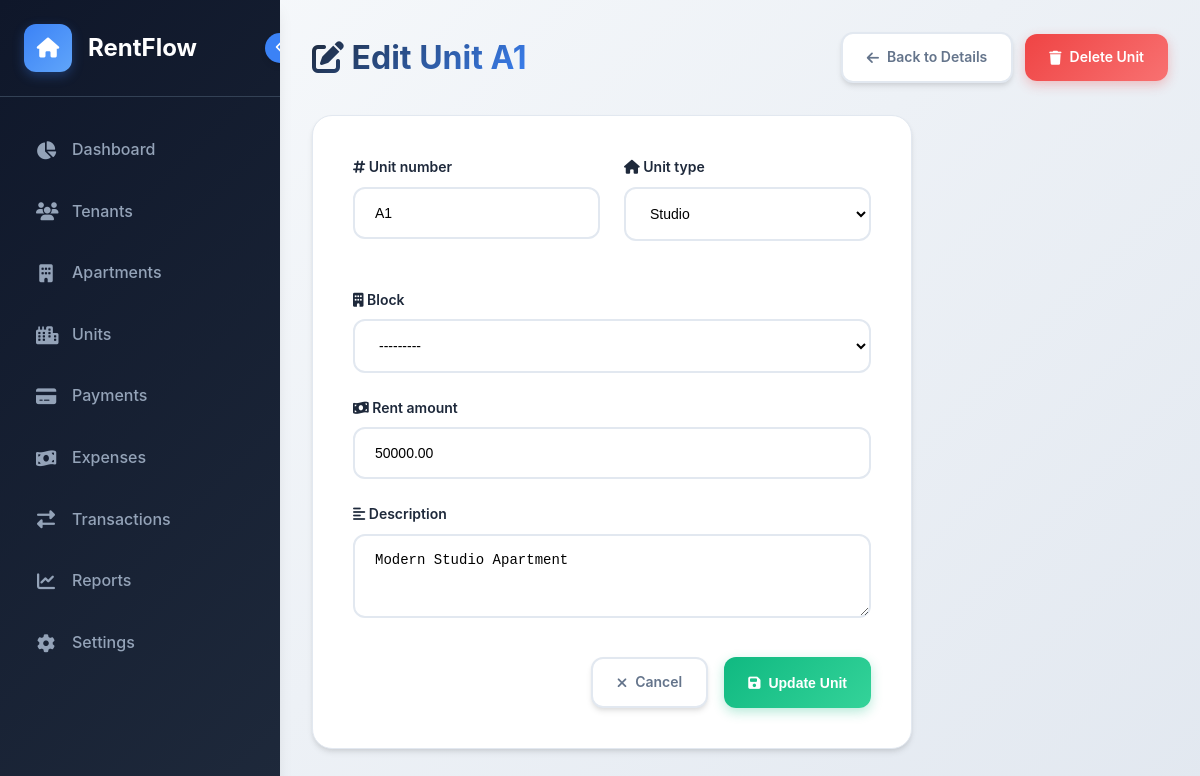
The page /units/1/edit/ on the database its author committed.
### rentals/models.py (models this page shows, shortened)
class Unit(models.Model):
    UNIT_TYPES = [
        ('studio', 'Studio'),
        ('1br', '1 Bedroom'),
        ('2br', '2 Bedroom'),
        ('3br', '3 Bedroom'),
        ('4br', '4 Bedroom'),
    ]
    STATUS_CHOICES = [
        ('vacant', 'Vacant'),
        ('occupied', 'Occupied'),
        ('maintenance', 'Under Maintenance'),
    ]
    unit_number = models.CharField(max_length=10, unique=True)
    unit_type = models.CharField(max_length=10, choices=UNIT_TYPES)
    rent_amount = models.DecimalField(max_digits=10, decimal_places=2)
    description = models.TextField(blank=True)
    status = models.CharField(max_length=15, choices=STATUS_CHOICES, default='vacant')
    created_at = models.DateTimeField(auto_now_add=True)
    updated_at = models.DateTimeField(auto_now=True)
    block = models.ForeignKey(Block, on_delete=models.CASCADE, related_name='units', null=True, blank=True)
    class Meta:
        ordering = ['unit_number']

### rentals/views.py (the view)
# urls.py: path('units/<int:unit_id>/edit/', views.edit_unit, name='edit_unit'),
def edit_unit(request, unit_id):
    unit = get_object_or_404(Unit, id=unit_id)
    if request.method == 'POST':
        form = UnitForm(request.POST, instance=unit)
        if form.is_valid():
            unit = form.save()
            messages.success(request, f'Unit {unit.unit_number} updated successfully!')
            return redirect('units_list')
    else:
        form = UnitForm(instance=unit)
    return render(request, 'rentals/edit_unit.html', {
        'form': form,
        'unit': unit
    })

### rentals/forms.py
class UnitForm(forms.ModelForm):
    class Meta:
        model = Unit
        fields = ['unit_number', 'unit_type', 'rent_amount', 'description', 'block']
        widgets = {
            'unit_number': forms.TextInput(attrs={'class': 'form-input', 'placeholder': 'e.g., A1, B2'}),
            'unit_type': forms.Select(attrs={'class': 'form-select'}),
            'rent_amount': forms.NumberInput(attrs={'class': 'form-input', 'placeholder': 'Monthly Rent'}),
            'description': forms.Textarea(attrs={'class': 'form-input', 'rows': 3, 'placeholder': 'Unit description...'}),
            'block': forms.Select(attrs={'class': 'form-select'}),
        }

### templates/rentals/edit_unit.html (shortened to what this page needs)
{% extends 'base.html' %}
{% block content %}
<div class="header">
    <h1 class="page-title">
        <i class="fas fa-edit"></i>
        Edit Unit {{ unit.unit_number }}
    </h1>
    <div class="header-actions">
        <a href="{% url 'view_unit' unit.id %}" class="btn btn-secondary">
            <i class="fas fa-arrow-left"></i>
            Back to Details
        </a>
        <a href="{% url 'delete_unit' unit.id %}" class="btn btn-danger">
            <i class="fas fa-trash"></i>
            Delete Unit
        </a>
    </div>
</div>
<div class="form-container">
    <form method="post">
        <div style="display: grid; grid-template-columns: 1fr 1fr; gap: 24px; margin-bottom: 24px;">
            <div class="form-group">
                <label class="form-label">
                    <i class="fas fa-hashtag"></i>
                    {{ form.unit_number.label }}
                </label>
                {{ form.unit_number }}
            </div>
            <div class="form-group">
                <label class="form-label">
                    <i class="fas fa-home"></i>
                    {{ form.unit_type.label }}
                </label>
                {{ form.unit_type }}
            </div>
        </div>
        <div class="form-group">
            <label class="form-label">
                <i class="fas fa-building"></i>
                {{ form.block.label }}
            </label>
            {{ form.block }}
        </div>
        <div class="form-group">
            <label class="form-label">
                <i class="fas fa-money-bill-wave"></i>
                {{ form.rent_amount.label }}
            </label>
            {{ form.rent_amount }}
        </div>
        <div class="form-group">
            <label class="form-label">
                <i class="fas fa-align-left"></i>
                {{ form.description.label }}
            </label>
            {{ form.description }}
        </div>
        <div style="display: flex; gap: 16px; margin-top: 32px; justify-content: flex-end;">
            <a href="{% url 'view_unit' unit.id %}" class="btn btn-secondary">
                <i class="fas fa-times"></i>
                Cancel
            </a>
            <button type="submit" class="btn btn-success">
                <i class="fas fa-save"></i>
                Update Unit
            </button>
        </div>
    </form>
</div>
{% endblock %}

### templates/base.html (style rules this page uses)
:root { --primary-color: #3b82f6; --primary-dark: #2563eb; --primary-light: #60a5fa; --secondary-color: #64748b; --success-color: #10b981; --warning-color: #f59e0b; --danger-color: #ef4444; --dark-bg: #0f172a; --dark-bg-light: #1e293b; --dark-bg-lighter: #334155; --light-bg: #f8fafc; --white: #ffffff; --text-dark: #1e293b; --text-light: #64748b; --text-muted: #94a3b8; --border-color: #e2e8f0; --shadow: 0 4px 6px -1px rgba(0, 0, 0, 0.1), 0 2px 4px -1px rgba(0, 0, 0, 0.06); --shadow-lg: 0 10px 15px -3px rgba(0, 0, 0, 0.1), 0 4px 6px -2px rgba(0, 0, 0, 0.05); --sidebar-width: 280px; --sidebar-collapsed-width: 80px; }
* { margin: 0; padding: 0; box-sizing: border-box; }
body { font-family: 'Inter', -apple-system, BlinkMacSystemFont, 'Segoe UI', Roboto, sans-serif; background: linear-gradient(135deg, #f8fafc 0%, #e2e8f0 100%); color: var(--text-dark); line-height: 1.6; overflow-x: hidden; }
.header { display: flex; justify-content: space-between; align-items: center; margin-bottom: 32px; animation: slideInRight 0.6s ease-out; }
.page-title { font-size: 32px; font-weight: 700; color: var(--text-dark); background: linear-gradient(135deg, var(--text-dark) 0%, var(--primary-color) 100%); -webkit-background-clip: text; -webkit-text-fill-color: transparent; background-clip: text; }
.header-actions { display: flex; gap: 12px; align-items: center; }
.btn { padding: 12px 24px; border: none; border-radius: 12px; cursor: pointer; font-weight: 600; font-size: 14px; transition: all 0.3s cubic-bezier(0.4, 0, 0.2, 1); text-decoration: none; display: inline-flex; align-items: center; gap: 8px; position: relative; overflow: hidden; }
.btn::before { content: ''; position: absolute; top: 0; left: -100%; width: 100%; height: 100%; background: linear-gradient(90deg, transparent, rgba(255, 255, 255, 0.2), transparent); transition: left 0.6s; }
.btn-secondary { background: white; color: var(--text-light); border: 2px solid var(--border-color); box-shadow: var(--shadow); }
.btn-success { background: linear-gradient(135deg, var(--success-color) 0%, #34d399 100%); color: white; box-shadow: 0 4px 12px rgba(16, 185, 129, 0.3); }
.btn-danger { background: linear-gradient(135deg, var(--danger-color) 0%, #f87171 100%); color: white; box-shadow: 0 4px 12px rgba(239, 68, 68, 0.3); }
.form-container { background: white; border-radius: 20px; padding: 40px; box-shadow: var(--shadow); border: 1px solid var(--border-color); max-width: 600px; animation: fadeInScale 0.6s ease-out; }
.form-group { margin-bottom: 24px; }
.form-label { display: block; margin-bottom: 8px; font-weight: 600; color: var(--text-dark); font-size: 14px; }
.form-input, .form-select { width: 100%; padding: 16px 20px; border: 2px solid var(--border-color); border-radius: 12px; font-size: 14px; transition: all 0.3s ease; background: white; }

### rows shown on the page
Unit: unit_number "A1", unit_type "Studio", block "---------", rent_amount "50000.00", description "Modern Studio Apartment"
